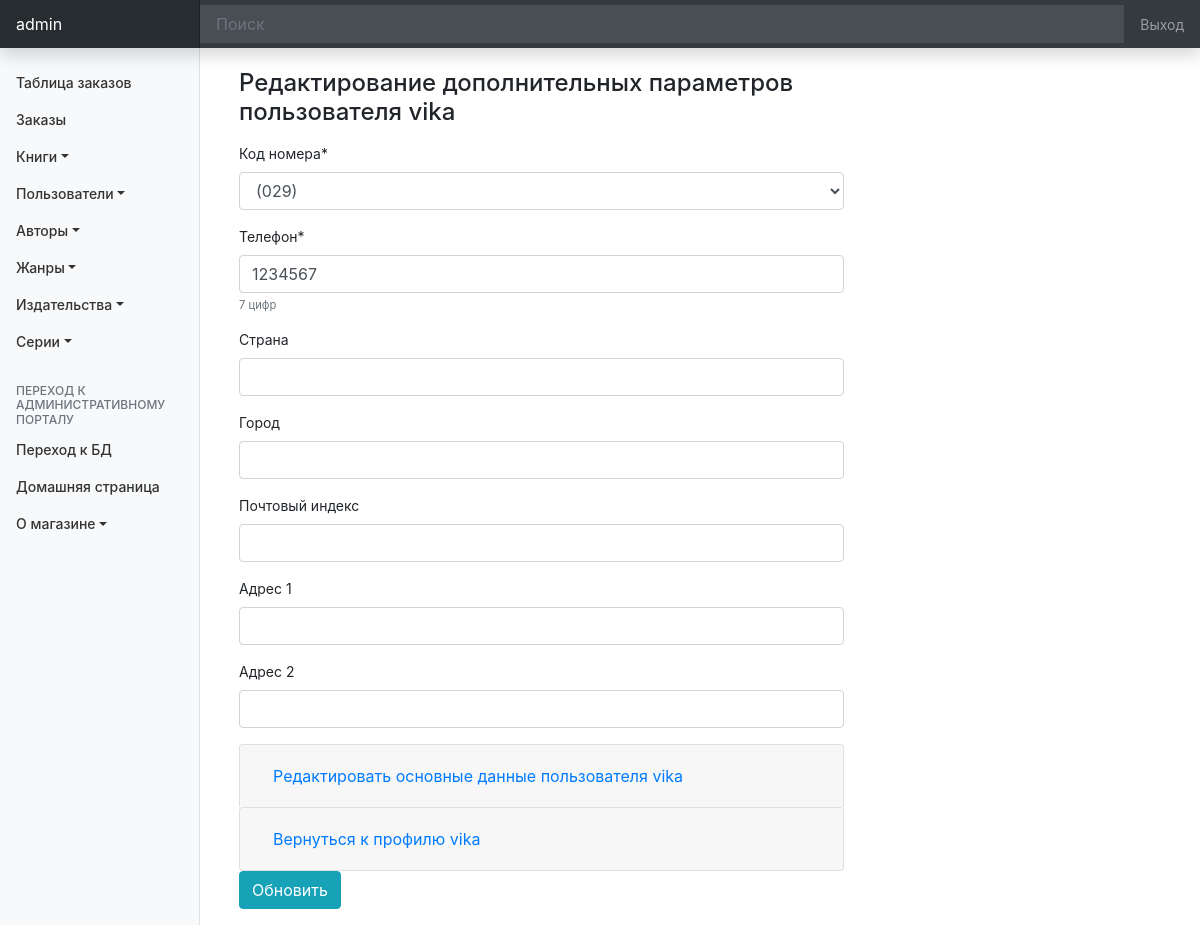
Before: /customer/update/2 (signed in) with the older database file.
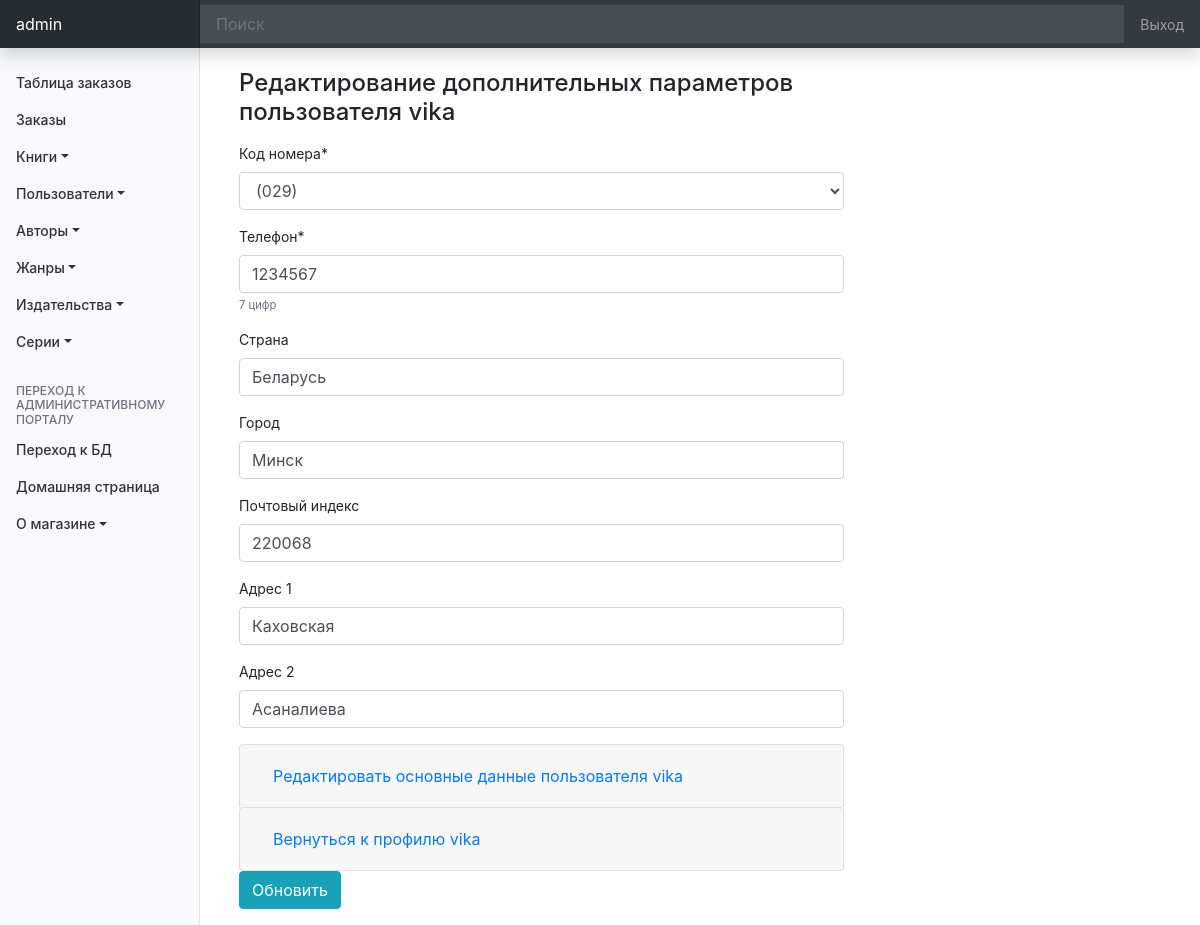
After: the same page with the newer database file.
### customers/models.py (models this page shows)
class Customer(models.Model):
    user = models.OneToOneField(
        User,
        on_delete=models.PROTECT,
    )
    code_phone = models.SmallIntegerField(
        verbose_name='Код номера',
        choices=((8029, '(029)'),(8033, '(033)'),(8044, '(044)'),(8017, '(017)')),
    )
    phone = models.PositiveIntegerField(
        verbose_name='Телефон',
        help_text='7 цифр',
    )
    country = models.CharField(
        verbose_name='Страна',
        max_length= 100,
        null=True,
        blank=True,
    )
    city = models.CharField(
        verbose_name='Город',
        max_length= 100,
        null=True,
        blank=True,
    )
    index = models.PositiveSmallIntegerField(
        verbose_name='Почтовый индекс',
        null=True,
        blank=True,
    )
    address_1 = models.CharField(
        verbose_name='Адрес 1',
        max_length= 200,
        null=True,
        blank=True,
    )
    address_2 = models.CharField(
        verbose_name='Адрес 2',
        max_length= 200,
        null=True,
        blank=True,
    )
    group = models.OneToOneField(
        Group,
        verbose_name='Группа',
        on_delete=models.PROTECT,
        null=True,
        blank=True,
    )
    class Meta:
        ordering = ['user']
        verbose_name = 'Пользователь'
        verbose_name_plural = 'Пользователи'
    def __str__(self):
        return f'{self.user}'

### customers/views.py (the view, shortened to what this page needs)
# urls.py: path('update/<int:pk>', UpdateCustomer.as_view(), name='update'),
class UpdateCustomer(LoginRequiredMixin, UpdateView):
    model = Customer
    fields = ('code_phone',
              'phone',
              'country',
              'city',
              'index',
              'address_1',
              'address_2',
    )
    template_name = 'customer/update_customer.html'

### customers/templates/customer/update_customer.html (shortened to what this page needs)
{% extends 'base_admin.html' %}
{% load crispy_forms_tags %}
{% block body %}
    {% if user.is_staff or user.is_superuser %}
        {% include "top_menu_admin.html" %}
    {% else %}
        {% include "top_menu_main_book.html" %}
    {% endif %}
    <div class="col-md-8 order-md-1">
        <br>
        <h4 class="mb-3">Редактирование дополнительных параметров пользователя {{ object }}</h4>
        <form class="needs-validation" novalidate action="" method="POST">
            <div class="mb-3">
                {{ form|crispy }}
                <div class="b-description__sub">
            <tr class="b-description__more">
                <td colspan="2">
                    <div class="accordion" id="accordionExample">
                        <div class="card">
                            <div class="card-header" id="headingOne">
                                <h2 class="mb-0">
                                {% if user.is_staff or user.is_superuser %}
                                    <a href="{% url 'customer:updatemainadmin' object.pk %}"><button class="btn btn-link btn-block text-left" type="button" data-toggle="collapse" data-target="#collapseOne" aria-expanded="true" aria-controls="collapseOne">
                                        Редактировать основные данные пользователя {{ object }}
                                    </button></a>
                                {% else %}
                                    <a href="{% url 'customer:updatemainuser' object.pk %}"><button class="btn btn-link btn-block text-left" type="button" data-toggle="collapse" data-target="#collapseOne" aria-expanded="true" aria-controls="collapseOne">
                                        Редактировать основные данные пользователя {{ object }}
                                    </button></a>
                                {% endif %}
                                </h2>
                            </div>
                    </div>
                </td>
            </tr>
            <tr class="b-description__more">
                <td colspan="2">
                    <div class="accordion" id="accordionExample">
                        <div class="card">
                            <div class="card-header" id="headingOne">
                                <h2 class="mb-0">
                                    <a href="{% url 'customer:detail' object.pk %}"><button class="btn btn-link btn-block text-left" type="button" data-toggle="collapse" data-target="#collapseOne" aria-expanded="true" aria-controls="collapseOne">
                                        Вернуться к профилю {{ object }}
                                    </button></a>
                                </h2>
                            </div>
                    </div>
                </td>
            </tr>
        </div>
            </div>
            <input type="submit" value="Обновить" class="btn btn-info">
        </form>
        <br>
    </div>
{% endblock body %}

### templates/base_admin.html (shortened to what this page needs)
{% load static %}
<!doctype html>
<html lang="en">
    <head>
        <link rel="stylesheet" href="https://stackpath.bootstrapcdn.com/bootstrap/4.5.0/css/bootstrap.min.css">
        <link href="{% static 'css/dashboard.css' %}" rel="stylesheet">
    </head>
    <body>
        <nav class="navbar navbar-dark sticky-top bg-dark flex-md-nowrap p-0 shadow">
            {% if user.get_full_name %}
                <a class="navbar-brand col-md-3 col-lg-2 mr-0 px-3" href="{% url 'customer:detail' user.pk %}">{{ user.get_full_name }}</a>
            {% else %}
                <a class="navbar-brand col-md-3 col-lg-2 mr-0 px-3" href="{% url 'customer:detail' user.pk %}">{{ user.get_username }}</a>
            {% endif %}
            <input class="form-control form-control-dark w-100" type="text" placeholder="Поиск" aria-label="Поиск">
            <ul class="navbar-nav px-3">
                <li class="nav-item text-nowrap">
                    <a class="nav-link" href="{% url 'log_out' %}">Выход</a>
                </li>
            </ul>
        </nav>
        <main role="main" class="col-md-9 ml-sm-auto col-lg-10 px-md-4">
                {% block body %}
                {% endblock body %}
        </main>
    </body>
</html>

### templates/top_menu_admin.html (shortened to what this page needs)
<div class="container-fluid">
            <div class="row">
                <nav id="sidebarMenu" class="col-md-3 col-lg-2 d-md-block bg-light sidebar collapse">
                    <div class="sidebar-sticky pt-3">
                        <ul class="nav flex-column">
                            <li class="nav-item">
                                <a class="nav-link" href="#">
                                    Таблица заказов<span class="sr-only">(current)</span>
                                </a>
                            </li>
                            <li class="nav-item">
                                <a class="nav-link" href="#">
                                    </span>Заказы
                                </a>
                            </li>
                            <li class="nav-item dropdown">
                                <a class="nav-link dropdown-toggle" href="#" id="dropdown01" data-toggle="dropdown" aria-haspopup="true" aria-expanded="false">Книги</a>
                            </li>
                            <li class="nav-item dropdown">
                                <a class="nav-link dropdown-toggle" href="#" id="dropdown01" data-toggle="dropdown" aria-haspopup="true" aria-expanded="false">Пользователи</a>
                            </li>
                            <li class="nav-item dropdown">
                                <a class="nav-link dropdown-toggle" href="#" id="dropdown01" data-toggle="dropdown" aria-haspopup="true" aria-expanded="false">Авторы</a>
                            </li>
                            <li class="nav-item dropdown">
                                <a class="nav-link dropdown-toggle" href="#" id="dropdown01" data-toggle="dropdown" aria-haspopup="true" aria-expanded="false">Жанры</a>
                            </li>
                            <li class="nav-item dropdown">
                                <a class="nav-link dropdown-toggle" href="#" id="dropdown01" data-toggle="dropdown" aria-haspopup="true" aria-expanded="false">Издательства</a>
                            </li>
                            <li class="nav-item dropdown">
                                <a class="nav-link dropdown-toggle" href="#" id="dropdown01" data-toggle="dropdown" aria-haspopup="true" aria-expanded="false">Серии</a>
                            </li>
                        </ul>
                        <h6 class="sidebar-heading d-flex justify-content-between align-items-center px-3 mt-4 mb-1 text-muted">
                            <span>Переход к административному порталу</span>
                        </h6>
                        <ul class="nav flex-column mb-2">
                            {% if perms.bookapp.view_admin_db %}
                                <li class="nav-item">
                                    <a class="nav-link" href="/admin/">
                                        Переход к БД
                                    </a>
                                </li>
                            {% endif %}
                            <li class="nav-item">
                                <a class="nav-link" href="{% url 'main' %}">
                                    Домашняя страница
                                </a>
                            </li>
                            <li class="nav-item dropdown">
                                <a class="nav-link dropdown-toggle" href="#" id="dropdown01" data-toggle="dropdown" aria-haspopup="true" aria-expanded="false">О магазине</a>
                            </li>
                        </ul>
                    </div>
                </nav>
             </div>
        </div>

### static/css/dashboard.css (style rules this page uses)
body { font-size: .875rem; }
.sidebar { position: fixed; top: 0; bottom: 0; left: 0; z-index: 100; padding: 48px 0 0; box-shadow: inset -1px 0 0 rgba(0, 0, 0, .1); }
.sidebar-sticky { position: relative; top: 0; height: calc(100vh - 48px); padding-top: .5rem; overflow-x: hidden; overflow-y: auto; }
.sidebar .nav-link { font-weight: 500; color: #333; }
.sidebar-heading { font-size: .75rem; text-transform: uppercase; }
.navbar-brand { padding-top: .75rem; padding-bottom: .75rem; font-size: 1rem; background-color: rgba(0, 0, 0, .25); box-shadow: inset -1px 0 0 rgba(0, 0, 0, .25); }
.navbar .form-control { padding: .75rem 1rem; border-width: 0; border-radius: 0; }
.form-control-dark { color: #fff; background-color: rgba(255, 255, 255, .1); border-color: rgba(255, 255, 255, .1); }

Changed rows visible on the page:
changed Customer "vika": country (not shown) → "Беларусь"; city (not shown) → "Минск"; index (not shown) → "220068"; address_1 (not shown) → "Каховская"; address_2 (not shown) → "Асаналиева"
